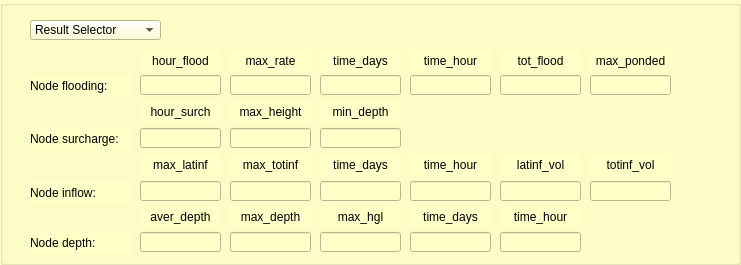
      <widget class="QGroupBox" name="groupBox_6">
       <property name="geometry">
        <rect>
         <x>10</x>
         <y>107</y>
         <width>741</width>
         <height>265</height>
        </rect>
       </property>
       <property name="autoFillBackground">
        <bool>false</bool>
       </property>
       <property name="styleSheet">
        <string notr="true">background-color: rgb(255, 255, 200);</string>
       </property>
       <property name="title">
        <string/>
       </property>
       <widget class="QComboBox" name="comboBox_26">
        <property name="geometry">
         <rect>
          <x>30</x>
          <y>20</y>
          <width>131</width>
          <height>20</height>
         </rect>
        </property>
        <item>
         <property name="text">
          <string>Result Selector</string>
         </property>
        </item>
       </widget>
       <widget class="QLineEdit" name="lineEdit_100">
        <property name="geometry">
         <rect>
          <x>230</x>
          <y>75</y>
          <width>81</width>
          <height>20</height>
         </rect>
        </property>
        <property name="text">
         <string/>
        </property>
       </widget>
       <widget class="QLabel" name="label_node_flooding">
        <property name="geometry">
         <rect>
          <x>30</x>
          <y>75</y>
          <width>101</width>
          <height>22</height>
         </rect>
        </property>
        <property name="font">
         <font>
          <pointsize>9</pointsize>
         </font>
        </property>
        <property name="frameShape">
         <enum>QFrame::NoFrame</enum>
        </property>
        <property name="frameShadow">
         <enum>QFrame::Plain</enum>
        </property>
        <property name="text">
         <string>Node flooding:</string>
        </property>
        <property name="textFormat">
         <enum>Qt::AutoText</enum>
        </property>
        <property name="scaledContents">
         <bool>false</bool>
        </property>
        <property name="alignment">
         <set>Qt::AlignLeading|Qt::AlignLeft|Qt::AlignVCenter</set>
        </property>
        <property name="margin">
         <number>3</number>
        </property>
       </widget>
       <widget class="QLabel" name="label_max_rate">
        <property name="geometry">
         <rect>
          <x>230</x>
          <y>50</y>
          <width>81</width>
          <height>22</height>
         </rect>
        </property>
        <property name="font">
         <font>
          <pointsize>9</pointsize>
         </font>
        </property>
        <property name="frameShape">
         <enum>QFrame::NoFrame</enum>
        </property>
        <property name="frameShadow">
         <enum>QFrame::Plain</enum>
        </property>
        <property name="text">
         <string>max_rate</string>
        </property>
        <property name="textFormat">
         <enum>Qt::AutoText</enum>
        </property>
        <property name="scaledContents">
         <bool>false</bool>
        </property>
        <property name="alignment">
         <set>Qt::AlignCenter</set>
        </property>
        <property name="margin">
         <number>3</number>
        </property>
       </widget>
       <widget class="QLineEdit" name="lineEdit_101">
        <property name="geometry">
         <rect>
          <x>500</x>
          <y>75</y>
          <width>81</width>
          <height>20</height>
         </rect>
        </property>
        <property name="text">
         <string/>
        </property>
       </widget>
       <widget class="QLabel" name="label_hour_flood">
        <property name="geometry">
         <rect>
          <x>140</x>
          <y>50</y>
          <width>81</width>
          <height>22</height>
         </rect>
        </property>
        <property name="font">
         <font>
          <pointsize>9</pointsize>
         </font>
        </property>
        <property name="frameShape">
         <enum>QFrame::NoFrame</enum>
        </property>
        <property name="frameShadow">
         <enum>QFrame::Plain</enum>
        </property>
        <property name="text">
         <string>hour_flood</string>
        </property>
        <property name="textFormat">
         <enum>Qt::AutoText</enum>
        </property>
        <property name="scaledContents">
         <bool>false</bool>
        </property>
        <property name="alignment">
         <set>Qt::AlignCenter</set>
        </property>
        <property name="margin">
         <number>3</number>
        </property>
       </widget>
       <widget class="QLabel" name="label_time_days">
        <property name="geometry">
         <rect>
          <x>320</x>
          <y>50</y>
          <width>81</width>
          <height>22</height>
         </rect>
        </property>
        <property name="font">
         <font>
          <pointsize>9</pointsize>
         </font>
        </property>
        <property name="frameShape">
         <enum>QFrame::NoFrame</enum>
        </property>
        <property name="frameShadow">
         <enum>QFrame::Plain</enum>
        </property>
        <property name="text">
         <string>time_days</string>
        </property>
        <property name="textFormat">
         <enum>Qt::AutoText</enum>
        </property>
        <property name="scaledContents">
         <bool>false</bool>
        </property>
        <property name="alignment">
         <set>Qt::AlignCenter</set>
        </property>
        <property name="margin">
         <number>3</number>
        </property>
       </widget>
       <widget class="QLineEdit" name="lineEdit_104">
        <property name="geometry">
         <rect>
          <x>320</x>
          <y>75</y>
          <width>81</width>
          <height>20</height>
         </rect>
        </property>
        <property name="text">
         <string/>
        </property>
       </widget>
       <widget class="QLineEdit" name="lineEdit_106">
        <property name="geometry">
         <rect>
          <x>140</x>
          <y>75</y>
          <width>81</width>
          <height>20</height>
         </rect>
        </property>
        <property name="text">
         <string/>
        </property>
       </widget>
       <widget class="QLabel" name="label_time_hour_7">
        <property name="geometry">
         <rect>
          <x>410</x>
          <y>50</y>
          <width>81</width>
          <height>22</height>
         </rect>
        </property>
        <property name="font">
         <font>
          <pointsize>9</pointsize>
         </font>
        </property>
        <property name="frameShape">
         <enum>QFrame::NoFrame</enum>
        </property>
        <property name="frameShadow">
         <enum>QFrame::Plain</enum>
        </property>
        <property name="text">
         <string>time_hour</string>
        </property>
        <property name="textFormat">
         <enum>Qt::AutoText</enum>
        </property>
        <property name="scaledContents">
         <bool>false</bool>
        </property>
        <property name="alignment">
         <set>Qt::AlignCenter</set>
        </property>
        <property name="margin">
         <number>3</number>
        </property>
       </widget>
       <widget class="QLineEdit" name="lineEdit_108">
        <property name="geometry">
         <rect>
          <x>410</x>
          <y>75</y>
          <width>81</width>
          <height>20</height>
         </rect>
        </property>
        <property name="text">
         <string/>
        </property>
       </widget>
       <widget class="QLabel" name="label_tot_flood">
        <property name="geometry">
         <rect>
          <x>500</x>
          <y>50</y>
          <width>81</width>
          <height>22</height>
         </rect>
        </property>
        <property name="font">
         <font>
          <pointsize>9</pointsize>
         </font>
        </property>
        <property name="frameShape">
         <enum>QFrame::NoFrame</enum>
        </property>
        <property name="frameShadow">
         <enum>QFrame::Plain</enum>
        </property>
        <property name="text">
         <string>tot_flood</string>
        </property>
        <property name="textFormat">
         <enum>Qt::AutoText</enum>
        </property>
        <property name="scaledContents">
         <bool>false</bool>
        </property>
        <property name="alignment">
         <set>Qt::AlignCenter</set>
        </property>
        <property name="margin">
         <number>3</number>
        </property>
       </widget>
       <widget class="QLineEdit" name="lineEdit_105">
        <property name="geometry">
         <rect>
          <x>320</x>
          <y>128</y>
          <width>81</width>
          <height>20</height>
         </rect>
        </property>
        <property name="text">
         <string/>
        </property>
       </widget>
       <widget class="QLabel" name="label_min_depth">
        <property name="geometry">
         <rect>
          <x>320</x>
          <y>101</y>
          <width>81</width>
          <height>22</height>
         </rect>
        </property>
        <property name="font">
         <font>
          <pointsize>9</pointsize>
         </font>
        </property>
        <property name="frameShape">
         <enum>QFrame::NoFrame</enum>
        </property>
        <property name="frameShadow">
         <enum>QFrame::Plain</enum>
        </property>
        <property name="text">
         <string>min_depth</string>
        </property>
        <property name="textFormat">
         <enum>Qt::AutoText</enum>
        </property>
        <property name="scaledContents">
         <bool>false</bool>
        </property>
        <property name="alignment">
         <set>Qt::AlignCenter</set>
        </property>
        <property name="margin">
         <number>3</number>
        </property>
       </widget>
       <widget class="QLineEdit" name="lineEdit_102">
        <property name="geometry">
         <rect>
          <x>230</x>
          <y>128</y>
          <width>81</width>
          <height>20</height>
         </rect>
        </property>
        <property name="text">
         <string/>
        </property>
       </widget>
       <widget class="QLabel" name="label_node_surcharge">
        <property name="geometry">
         <rect>
          <x>30</x>
          <y>128</y>
          <width>101</width>
          <height>22</height>
         </rect>
        </property>
        <property name="font">
         <font>
          <pointsize>9</pointsize>
         </font>
        </property>
        <property name="frameShape">
         <enum>QFrame::NoFrame</enum>
        </property>
        <property name="frameShadow">
         <enum>QFrame::Plain</enum>
        </property>
        <property name="text">
         <string>Node surcharge:</string>
        </property>
        <property name="textFormat">
         <enum>Qt::AutoText</enum>
        </property>
        <property name="scaledContents">
         <bool>false</bool>
        </property>
        <property name="alignment">
         <set>Qt::AlignLeading|Qt::AlignLeft|Qt::AlignVCenter</set>
        </property>
        <property name="margin">
         <number>3</number>
        </property>
       </widget>
       <widget class="QLineEdit" name="lineEdit_107">
        <property name="geometry">
         <rect>
          <x>140</x>
          <y>128</y>
          <width>81</width>
          <height>20</height>
         </rect>
        </property>
        <property name="text">
         <string/>
        </property>
       </widget>
       <widget class="QLabel" name="label_max_height">
        <property name="geometry">
         <rect>
          <x>230</x>
          <y>101</y>
          <width>81</width>
          <height>22</height>
         </rect>
        </property>
        <property name="font">
         <font>
          <pointsize>9</pointsize>
         </font>
        </property>
        <property name="frameShape">
         <enum>QFrame::NoFrame</enum>
        </property>
        <property name="frameShadow">
         <enum>QFrame::Plain</enum>
        </property>
        <property name="text">
         <string>max_height</string>
        </property>
        <property name="textFormat">
         <enum>Qt::AutoText</enum>
        </property>
        <property name="scaledContents">
         <bool>false</bool>
        </property>
        <property name="alignment">
         <set>Qt::AlignCenter</set>
        </property>
        <property name="margin">
         <number>3</number>
        </property>
       </widget>
       <widget class="QLabel" name="label_hour_surch">
        <property name="geometry">
         <rect>
          <x>140</x>
          <y>101</y>
          <width>81</width>
          <height>22</height>
         </rect>
        </property>
        <property name="font">
         <font>
          <pointsize>9</pointsize>
         </font>
        </property>
        <property name="frameShape">
         <enum>QFrame::NoFrame</enum>
        </property>
        <property name="frameShadow">
         <enum>QFrame::Plain</enum>
        </property>
        <property name="text">
         <string>hour_surch</string>
        </property>
        <property name="textFormat">
         <enum>Qt::AutoText</enum>
        </property>
        <property name="scaledContents">
         <bool>false</bool>
        </property>
        <property name="alignment">
         <set>Qt::AlignCenter</set>
        </property>
        <property name="margin">
         <number>3</number>
        </property>
       </widget>
       <widget class="QLineEdit" name="lineEdit_110">
        <property name="geometry">
         <rect>
          <x>320</x>
          <y>181</y>
          <width>81</width>
          <height>20</height>
         </rect>
        </property>
        <property name="text">
         <string/>
        </property>
       </widget>
       <widget class="QLabel" name="label_latinf_vol">
        <property name="geometry">
         <rect>
          <x>500</x>
          <y>154</y>
          <width>81</width>
          <height>22</height>
         </rect>
        </property>
        <property name="font">
         <font>
          <pointsize>9</pointsize>
         </font>
        </property>
        <property name="frameShape">
         <enum>QFrame::NoFrame</enum>
        </property>
        <property name="frameShadow">
         <enum>QFrame::Plain</enum>
        </property>
        <property name="text">
         <string>latinf_vol</string>
        </property>
        <property name="textFormat">
         <enum>Qt::AutoText</enum>
        </property>
        <property name="scaledContents">
         <bool>false</bool>
        </property>
        <property name="alignment">
         <set>Qt::AlignCenter</set>
        </property>
        <property name="margin">
         <number>3</number>
        </property>
       </widget>
       <widget class="QLabel" name="label_time_days_1">
        <property name="geometry">
         <rect>
          <x>320</x>
          <y>154</y>
          <width>81</width>
          <height>22</height>
         </rect>
        </property>
        <property name="font">
         <font>
          <pointsize>9</pointsize>
         </font>
        </property>
        <property name="frameShape">
         <enum>QFrame::NoFrame</enum>
        </property>
        <property name="frameShadow">
         <enum>QFrame::Plain</enum>
        </property>
        <property name="text">
         <string>time_days</string>
        </property>
        <property name="textFormat">
         <enum>Qt::AutoText</enum>
        </property>
        <property name="scaledContents">
         <bool>false</bool>
        </property>
        <property name="alignment">
         <set>Qt::AlignCenter</set>
        </property>
        <property name="margin">
         <number>3</number>
        </property>
       </widget>
       <widget class="QLineEdit" name="lineEdit_111">
        <property name="geometry">
         <rect>
          <x>230</x>
          <y>181</y>
          <width>81</width>
          <height>20</height>
         </rect>
        </property>
        <property name="text">
         <string/>
        </property>
       </widget>
       <widget class="QLabel" name="label_node_inflow">
        <property name="geometry">
         <rect>
          <x>30</x>
          <y>182</y>
          <width>101</width>
          <height>22</height>
         </rect>
        </property>
        <property name="font">
         <font>
          <pointsize>9</pointsize>
         </font>
        </property>
        <property name="frameShape">
         <enum>QFrame::NoFrame</enum>
        </property>
        <property name="frameShadow">
         <enum>QFrame::Plain</enum>
        </property>
        <property name="text">
         <string>Node inflow:</string>
        </property>
        <property name="textFormat">
         <enum>Qt::AutoText</enum>
        </property>
        <property name="scaledContents">
         <bool>false</bool>
        </property>
        <property name="alignment">
         <set>Qt::AlignLeading|Qt::AlignLeft|Qt::AlignVCenter</set>
        </property>
        <property name="margin">
         <number>3</number>
        </property>
       </widget>
       <widget class="QLineEdit" name="lineEdit_112">
        <property name="geometry">
         <rect>
          <x>140</x>
          <y>181</y>
          <width>81</width>
          <height>20</height>
         </rect>
        </property>
        <property name="text">
         <string/>
        </property>
       </widget>
       <widget class="QLabel" name="label_time_hour_1">
        <property name="geometry">
         <rect>
          <x>410</x>
          <y>154</y>
          <width>81</width>
          <height>22</height>
         </rect>
        </property>
        <property name="font">
         <font>
          <pointsize>9</pointsize>
         </font>
        </property>
        <property name="frameShape">
         <enum>QFrame::NoFrame</enum>
        </property>
        <property name="frameShadow">
         <enum>QFrame::Plain</enum>
        </property>
        <property name="text">
         <string>time_hour</string>
        </property>
        <property name="textFormat">
         <enum>Qt::AutoText</enum>
        </property>
        <property name="scaledContents">
         <bool>false</bool>
        </property>
        <property name="alignment">
         <set>Qt::AlignCenter</set>
        </property>
        <property name="margin">
         <number>3</number>
        </property>
       </widget>
       <widget class="QLabel" name="label_max_totinf">
        <property name="geometry">
         <rect>
          <x>230</x>
          <y>154</y>
          <width>81</width>
          <height>22</height>
         </rect>
        </property>
        <property name="font">
         <font>
          <pointsize>9</pointsize>
         </font>
        </property>
        <property name="frameShape">
         <enum>QFrame::NoFrame</enum>
        </property>
        <property name="frameShadow">
         <enum>QFrame::Plain</enum>
        </property>
        <property name="text">
         <string>max_totinf</string>
        </property>
        <property name="textFormat">
         <enum>Qt::AutoText</enum>
        </property>
        <property name="scaledContents">
         <bool>false</bool>
        </property>
        <property name="alignment">
         <set>Qt::AlignCenter</set>
        </property>
        <property name="margin">
         <number>3</number>
        </property>
       </widget>
       <widget class="QLabel" name="label_max_latinf">
        <property name="geometry">
         <rect>
          <x>140</x>
          <y>154</y>
          <width>81</width>
          <height>22</height>
         </rect>
        </property>
        <property name="font">
         <font>
          <pointsize>9</pointsize>
         </font>
        </property>
        <property name="frameShape">
         <enum>QFrame::NoFrame</enum>
        </property>
        <property name="frameShadow">
         <enum>QFrame::Plain</enum>
        </property>
        <property name="text">
         <string>max_latinf</string>
        </property>
        <property name="textFormat">
         <enum>Qt::AutoText</enum>
        </property>
        <property name="scaledContents">
         <bool>false</bool>
        </property>
        <property name="alignment">
         <set>Qt::AlignCenter</set>
        </property>
        <property name="margin">
         <number>3</number>
        </property>
       </widget>
       <widget class="QLineEdit" name="lineEdit_113">
        <property name="geometry">
         <rect>
          <x>410</x>
          <y>181</y>
          <width>81</width>
          <height>20</height>
         </rect>
        </property>
        <property name="text">
         <string/>
        </property>
       </widget>
       <widget class="QLineEdit" name="lineEdit_114">
        <property name="geometry">
         <rect>
          <x>500</x>
          <y>181</y>
          <width>81</width>
          <height>20</height>
         </rect>
        </property>
        <property name="text">
         <string/>
        </property>
       </widget>
       <widget class="QLineEdit" name="lineEdit_115">
        <property name="geometry">
         <rect>
          <x>230</x>
          <y>232</y>
          <width>81</width>
          <height>20</height>
         </rect>
        </property>
        <property name="text">
         <string/>
        </property>
       </widget>
       <widget class="QLabel" name="label_time_days_2">
        <property name="geometry">
         <rect>
          <x>410</x>
          <y>206</y>
          <width>81</width>
          <height>22</height>
         </rect>
        </property>
        <property name="font">
         <font>
          <pointsize>9</pointsize>
         </font>
        </property>
        <property name="frameShape">
         <enum>QFrame::NoFrame</enum>
        </property>
        <property name="frameShadow">
         <enum>QFrame::Plain</enum>
        </property>
        <property name="text">
         <string>time_days</string>
        </property>
        <property name="textFormat">
         <enum>Qt::AutoText</enum>
        </property>
        <property name="scaledContents">
         <bool>false</bool>
        </property>
        <property name="alignment">
         <set>Qt::AlignCenter</set>
        </property>
        <property name="margin">
         <number>3</number>
        </property>
       </widget>
       <widget class="QLineEdit" name="lineEdit_116">
        <property name="geometry">
         <rect>
          <x>410</x>
          <y>232</y>
          <width>81</width>
          <height>20</height>
         </rect>
        </property>
        <property name="text">
         <string/>
        </property>
       </widget>
       <widget class="QLineEdit" name="lineEdit_117">
        <property name="geometry">
         <rect>
          <x>140</x>
          <y>232</y>
          <width>81</width>
          <height>20</height>
         </rect>
        </property>
        <property name="text">
         <string/>
        </property>
       </widget>
       <widget class="QLabel" name="label_aver_depth">
        <property name="geometry">
         <rect>
          <x>140</x>
          <y>206</y>
          <width>81</width>
          <height>22</height>
         </rect>
        </property>
        <property name="font">
         <font>
          <pointsize>9</pointsize>
         </font>
        </property>
        <property name="frameShape">
         <enum>QFrame::NoFrame</enum>
        </property>
        <property name="frameShadow">
         <enum>QFrame::Plain</enum>
        </property>
        <property name="text">
         <string>aver_depth</string>
        </property>
        <property name="textFormat">
         <enum>Qt::AutoText</enum>
        </property>
        <property name="scaledContents">
         <bool>false</bool>
        </property>
        <property name="alignment">
         <set>Qt::AlignCenter</set>
        </property>
        <property name="margin">
         <number>3</number>
        </property>
       </widget>
       <widget class="QLineEdit" name="lineEdit_118">
        <property name="geometry">
         <rect>
          <x>320</x>
          <y>232</y>
          <width>81</width>
          <height>20</height>
         </rect>
        </property>
        <property name="text">
         <string/>
        </property>
       </widget>
       <widget class="QLabel" name="label_time_hour_2">
        <property name="geometry">
         <rect>
          <x>500</x>
          <y>206</y>
          <width>81</width>
          <height>22</height>
         </rect>
        </property>
        <property name="font">
         <font>
          <pointsize>9</pointsize>
         </font>
        </property>
        <property name="frameShape">
         <enum>QFrame::NoFrame</enum>
        </property>
        <property name="frameShadow">
         <enum>QFrame::Plain</enum>
        </property>
        <property name="text">
         <string>time_hour</string>
        </property>
        <property name="textFormat">
         <enum>Qt::AutoText</enum>
        </property>
        <property name="scaledContents">
         <bool>false</bool>
        </property>
        <property name="alignment">
         <set>Qt::AlignCenter</set>
        </property>
        <property name="margin">
         <number>3</number>
        </property>
       </widget>
       <widget class="QLabel" name="label_max_hgl">
        <property name="geometry">
         <rect>
          <x>320</x>
          <y>206</y>
          <width>81</width>
          <height>22</height>
         </rect>
        </property>
        <property name="font">
         <font>
          <pointsize>9</pointsize>
         </font>
        </property>
        <property name="frameShape">
         <enum>QFrame::NoFrame</enum>
        </property>
        <property name="frameShadow">
         <enum>QFrame::Plain</enum>
        </property>
        <property name="text">
         <string>max_hgl</string>
        </property>
        <property name="textFormat">
         <enum>Qt::AutoText</enum>
        </property>
        <property name="scaledContents">
         <bool>false</bool>
        </property>
        <property name="alignment">
         <set>Qt::AlignCenter</set>
        </property>
        <property name="margin">
         <number>3</number>
        </property>
       </widget>
       <widget class="QLabel" name="label_max_depth">
        <property name="geometry">
         <rect>
          <x>230</x>
          <y>206</y>
          <width>81</width>
          <height>22</height>
         </rect>
        </property>
        <property name="font">
         <font>
          <pointsize>9</pointsize>
         </font>
        </property>
        <property name="frameShape">
         <enum>QFrame::NoFrame</enum>
        </property>
        <property name="frameShadow">
         <enum>QFrame::Plain</enum>
        </property>
        <property name="text">
         <string>max_depth</string>
        </property>
        <property name="textFormat">
         <enum>Qt::AutoText</enum>
        </property>
        <property name="scaledContents">
         <bool>false</bool>
        </property>
        <property name="alignment">
         <set>Qt::AlignCenter</set>
        </property>
        <property name="margin">
         <number>3</number>
        </property>
       </widget>
       <widget class="QLineEdit" name="lineEdit_119">
        <property name="geometry">
         <rect>
          <x>500</x>
          <y>232</y>
          <width>81</width>
          <height>20</height>
         </rect>
        </property>
        <property name="text">
         <string/>
        </property>
       </widget>
       <widget class="QLabel" name="label_node_depth">
        <property name="geometry">
         <rect>
          <x>30</x>
          <y>232</y>
          <width>101</width>
          <height>22</height>
         </rect>
        </property>
        <property name="font">
         <font>
          <pointsize>9</pointsize>
         </font>
        </property>
        <property name="frameShape">
         <enum>QFrame::NoFrame</enum>
        </property>
        <property name="frameShadow">
         <enum>QFrame::Plain</enum>
        </property>
        <property name="text">
         <string>Node depth:</string>
        </property>
        <property name="textFormat">
         <enum>Qt::AutoText</enum>
        </property>
        <property name="scaledContents">
         <bool>false</bool>
        </property>
        <property name="alignment">
         <set>Qt::AlignLeading|Qt::AlignLeft|Qt::AlignVCenter</set>
        </property>
        <property name="margin">
         <number>3</number>
        </property>
       </widget>
       <widget class="QLabel" name="label_max_ponded">
        <property name="geometry">
         <rect>
          <x>590</x>
          <y>50</y>
          <width>81</width>
          <height>22</height>
         </rect>
        </property>
        <property name="font">
         <font>
          <pointsize>9</pointsize>
         </font>
        </property>
        <property name="frameShape">
         <enum>QFrame::NoFrame</enum>
        </property>
        <property name="frameShadow">
         <enum>QFrame::Plain</enum>
        </property>
        <property name="text">
         <string>max_ponded</string>
        </property>
        <property name="textFormat">
         <enum>Qt::AutoText</enum>
        </property>
        <property name="scaledContents">
         <bool>false</bool>
        </property>
        <property name="alignment">
         <set>Qt::AlignCenter</set>
        </property>
        <property name="margin">
         <number>3</number>
        </property>
       </widget>
       <widget class="QLineEdit" name="lineEdit_120">
        <property name="geometry">
         <rect>
          <x>590</x>
          <y>75</y>
          <width>81</width>
          <height>20</height>
         </rect>
        </property>
        <property name="text">
         <string/>
        </property>
       </widget>
       <widget class="QLabel" name="label_totinf_vol">
        <property name="geometry">
         <rect>
          <x>590</x>
          <y>154</y>
          <width>81</width>
          <height>22</height>
         </rect>
        </property>
        <property name="font">
         <font>
          <pointsize>9</pointsize>
         </font>
        </property>
        <property name="frameShape">
         <enum>QFrame::NoFrame</enum>
        </property>
        <property name="frameShadow">
         <enum>QFrame::Plain</enum>
        </property>
        <property name="text">
         <string>totinf_vol</string>
        </property>
        <property name="textFormat">
         <enum>Qt::AutoText</enum>
        </property>
        <property name="scaledContents">
         <bool>false</bool>
        </property>
        <property name="alignment">
         <set>Qt::AlignCenter</set>
        </property>
        <property name="margin">
         <number>3</number>
        </property>
       </widget>
       <widget class="QLineEdit" name="lineEdit_121">
        <property name="geometry">
         <rect>
          <x>590</x>
          <y>181</y>
          <width>81</width>
          <height>20</height>
         </rect>
        </property>
        <property name="text">
         <string/>
        </property>
       </widget>
      </widget>
